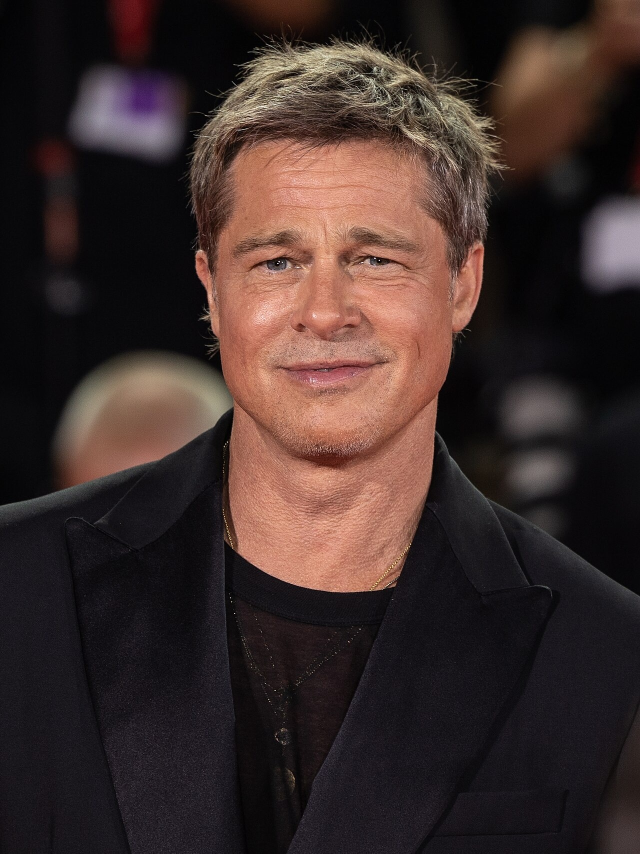
#> input picture step5_new_country/images/man/man_01_brad_pitt.jpg, 1280 x 1707 px (shown at 1/2 size)
$ python -i image_segmentation.py   (imports and definitions only)
#> lines starting #> are read from the running program, lines starting #| are printed output that depends on the picture; after the words box and inside, x2 and y2 are one past the last pixel; in counts of white or black regions, pixels touching at a corner belong together
"""
Image Segmentation and Exclusion Pipeline for Product Color Analysis.
Excludes:
- People faces and skin
- Background colors around main person/subject
- People bags and peripheral accessories
- People shoes and lower limbs
- Animals, cars, artifacts
Extracts garment colors and determines if the product is colored.
"""

import cv2
import numpy as np
from PIL import Image
from sklearn.cluster import KMeans

# Load Haar cascade face detectors from OpenCV
CASCADE_PATH = cv2.data.haarcascades
FACE_FRONTAL = cv2.CascadeClassifier(CASCADE_PATH + "haarcascade_frontalface_default.xml")
FACE_PROFILE = cv2.CascadeClassifier(CASCADE_PATH + "haarcascade_profileface.xml")

def detect_face_mask(image_bgr: np.ndarray) -> np.ndarray:
    """
    Detects faces using Haar Cascades and returns a binary mask of face/head regions to exclude.
    Mask: 255 = Exclude, 0 = Keep.
    """
    h, w = image_bgr.shape[:2]
    mask = np.zeros((h, w), dtype=np.uint8)
    gray = cv2.cvtColor(image_bgr, cv2.COLOR_BGR2GRAY)

    # Detect frontal faces
    faces = FACE_FRONTAL.detectMultiScale(gray, scaleFactor=1.1, minNeighbors=4, minSize=(25, 25))
    for (x, y, fw, fh) in faces:
        # Expand slightly to cover hair and neck
        y_start = max(0, int(y - fh * 0.2))
        y_end = min(h, int(y + fh * 1.3))
        x_start = max(0, int(x - fw * 0.15))
        x_end = min(w, int(x + fw * 1.15))
        mask[y_start:y_end, x_start:x_end] = 255

    # Detect profile faces
    profiles = FACE_PROFILE.detectMultiScale(gray, scaleFactor=1.1, minNeighbors=4, minSize=(25, 25))
    for (x, y, fw, fh) in profiles:
        y_start = max(0, int(y - fh * 0.2))
        y_end = min(h, int(y + fh * 1.3))
        x_start = max(0, int(x - fw * 0.15))
        x_end = min(w, int(x + fw * 1.15))
        mask[y_start:y_end, x_start:x_end] = 255

    return mask

def detect_skin_mask(image_bgr: np.ndarray) -> np.ndarray:
    """
    Detects exposed skin areas (arms, legs, face, neck) in YCrCb and HSV color spaces.
    Mask: 255 = Exclude, 0 = Keep.
    """
    # YCrCb skin thresholding
    ycrcb = cv2.cvtColor(image_bgr, cv2.COLOR_BGR2YCrCb)
    lower_ycrcb = np.array([0, 133, 77], dtype=np.uint8)
    upper_ycrcb = np.array([255, 173, 127], dtype=np.uint8)
    skin_ycrcb = cv2.inRange(ycrcb, lower_ycrcb, upper_ycrcb)

    # HSV skin thresholding
    hsv = cv2.cvtColor(image_bgr, cv2.COLOR_BGR2HSV)
    lower_hsv = np.array([0, 38, 50], dtype=np.uint8)
    upper_hsv = np.array([25, 180, 255], dtype=np.uint8)
    skin_hsv = cv2.inRange(hsv, lower_hsv, upper_hsv)

    # Combined skin mask
    skin_mask = cv2.bitwise_and(skin_ycrcb, skin_hsv)

    # Morphological cleaning
    kernel = cv2.getStructuringElement(cv2.MORPH_ELLIPSE, (5, 5))
    skin_mask = cv2.morphologyEx(skin_mask, cv2.MORPH_OPEN, kernel)
    return skin_mask

def segment_foreground(image_bgr: np.ndarray) -> np.ndarray:
    """
    Segments the main foreground subject from white/light neutral studio background.
    Mask: 255 = Foreground, 0 = Background.
    """
    h, w = image_bgr.shape[:2]
    gray = cv2.cvtColor(image_bgr, cv2.COLOR_BGR2GRAY)

    # Estimate background color from the 4 corners
    corners = np.concatenate([
        image_bgr[0:15, 0:15].reshape(-1, 3),
        image_bgr[0:15, w-15:w].reshape(-1, 3),
        image_bgr[h-15:h, 0:15].reshape(-1, 3),
        image_bgr[h-15:h, w-15:w].reshape(-1, 3)
    ])
    bg_color = np.median(corners, axis=0) # [B, G, R]

    # Color distance from background
    diff = np.linalg.norm(image_bgr.astype(np.float32) - bg_color.astype(np.float32), axis=2)

    # Threshold distance
    fg_mask = (diff > 22).astype(np.uint8) * 255

    # Fill holes and smooth
    kernel = cv2.getStructuringElement(cv2.MORPH_ELLIPSE, (7, 7))
    fg_mask = cv2.morphologyEx(fg_mask, cv2.MORPH_CLOSE, kernel, iterations=2)
    fg_mask = cv2.morphologyEx(fg_mask, cv2.MORPH_OPEN, kernel, iterations=1)

    return fg_mask

def get_garment_mask(image_bgr: np.ndarray, category_name: str = "") -> np.ndarray:
    """
    Generates an isolated mask for the main garment by excluding:
    - Background around the person
    - Face, head, and exposed skin
    - Shoes (bottom 15% in full-body shots)
    - Peripheral bags/accessories
    """
    h, w = image_bgr.shape[:2]
    cat_lower = str(category_name).lower()

    # 1. Foreground segmentation
    fg_mask = segment_foreground(image_bgr)

    # 2. Face and skin exclusion
    face_mask = detect_face_mask(image_bgr)
    skin_mask = detect_skin_mask(image_bgr)

    # If the item is jewelry/watches/shoes itself, do not over-mask skin/shoes
    is_jewelry_or_accessory = any(kw in cat_lower for kw in ['watch', 'earring', 'necklace', 'ring', 'bracelet', 'sunglass'])
    is_footwear = any(kw in cat_lower for kw in ['shoe', 'boot', 'sneaker', 'sandal', 'heel', 'espadrille', 'slides'])
    is_bag = any(kw in cat_lower for kw in ['bag', 'backpack', 'wallet', 'suitcase'])

    garment_mask = fg_mask.copy()

    if not is_jewelry_or_accessory and not is_footwear and not is_bag:
        # Exclude face and exposed skin
        garment_mask = cv2.bitwise_and(garment_mask, cv2.bitwise_not(face_mask))
        garment_mask = cv2.bitwise_and(garment_mask, cv2.bitwise_not(skin_mask))

        # Exclude shoes/feet (bottom 15% when full person is present)
        if h > 150:
            shoe_exclusion_zone = int(h * 0.86)
            garment_mask[shoe_exclusion_zone:h, :] = 0

            # Exclude extreme top 8% (hair/headwear) if full height
            head_exclusion_zone = int(h * 0.08)
            garment_mask[0:head_exclusion_zone, :] = 0

    # Ensure at least some foreground pixels remain
    if np.sum(garment_mask > 0) < (h * w * 0.01):
        garment_mask = fg_mask # Fallback to general foreground

    return garment_mask

def rgb_to_color_name(r: int, g: int, b: int) -> tuple[str, bool]:
    """
    Classifies an RGB color into a human-readable name and determines if it is chromatic ('is_colored').
    """
    # Convert RGB to HSV
    bgr_pixel = np.uint8([[[b, g, r]]])
    hsv_pixel = cv2.cvtColor(bgr_pixel, cv2.COLOR_BGR2HSV)[0][0]
    hue, sat, val = int(hsv_pixel[0]) * 2, float(hsv_pixel[1]) / 255.0, float(hsv_pixel[2]) / 255.0

    # Monochrome / Neutral conditions
    if val < 0.15:
        return "Black", False
    if val > 0.88 and sat < 0.12:
        return "White", False
    if sat < 0.15:
        return "Grey", False
    if sat < 0.28 and 0.40 < val < 0.88 and (25 <= hue <= 50):
        return "Beige/Khaki", False

    # Chromatic colors
    is_colored = True
    if hue < 15 or hue >= 345:
        color_name = "Red" if sat > 0.4 else "Pink"
    elif 15 <= hue < 42:
        color_name = "Orange" if val > 0.4 else "Brown"
    elif 42 <= hue < 68:
        color_name = "Yellow"
    elif 68 <= hue < 165:
        color_name = "Green"
    elif 165 <= hue < 200:
        color_name = "Cyan/Turquoise"
    elif 200 <= hue < 255:
        color_name = "Navy Blue" if val < 0.55 else "Blue"
    elif 255 <= hue < 295:
        color_name = "Purple"
    elif 295 <= hue < 345:
        color_name = "Pink/Magenta"
    else:
        color_name = "Multicolor"

    return color_name, is_colored

def extract_dominant_colors(image_path: str, category_name: str = "", n_clusters: int = 4) -> dict:
    """
    Extracts dominant garment colors after applying face, background, and accessory exclusions.

    Returns:
        dict: {
            'is_colored': bool,
            'dominant_color': str,
            'color_palette': list of hex colors,
            'avg_saturation': float,
            'avg_brightness': float
        }
    """
#> called with category_name = '', n_clusters = 4
    img_bgr = cv2.imread(image_path)
#> img_bgr is the input picture: shape (1707, 1280, 3); mean B, G, R 42.7, 45.4, 61.4
    if img_bgr is None:
        return {
            "is_colored": False,
            "dominant_color": "Unknown",
            "color_palette": ["#000000"],
            "avg_saturation": 0.0,
            "avg_brightness": 0.0
        }

    mask = get_garment_mask(img_bgr, category_name=category_name)
#> in segment_foreground, `gray = cv2.cvtColor(image_bgr, cv2.COLOR_BGR2GRAY)`:
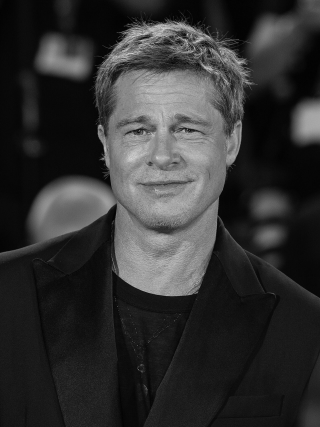
#> gray: shape (1707, 1280) (shown at 1/4 size); min 0, max 254, mean 49.8
#> in segment_foreground, `corners = np.concatenate([ image_bgr[0:15, 0:15].reshape(-1, 3), image..`: corners = 900 rows, first 8: [10, 10, 10], [10, 10, 10], [10, 10, 10], [8, 8, 8], [7, 7, 7], [7, 7, 7], [7, 7, 7], [8, 8, 8]
#> in segment_foreground, `bg_color = np.median(corners, axis=0)`: bg_color = [34.5, 33.5, 41.5]
#> in segment_foreground, `diff = np.linalg.norm(image_bgr.astype(np.float32) - bg_color.astype(n..`:
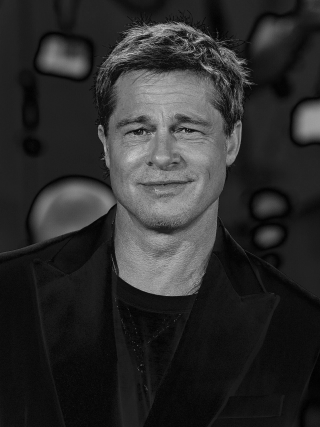
#> diff: shape (1707, 1280) float32 (shown at 1/4 size); min 0.866, max 377.9, mean 67.1; drawn with min black and max white
#> in segment_foreground, `fg_mask = (diff > 22).astype(np.uint8) * 255`:
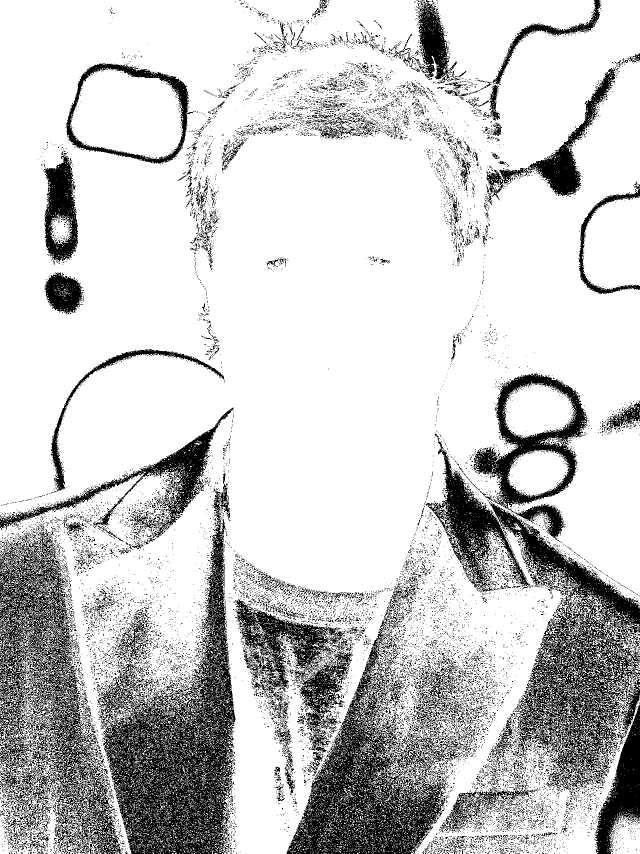
#> fg_mask: shape (1707, 1280) (shown at 1/2 size); 79.8% white; 15184 black regions (14500 under 20 px), largest, box (x1, y1, x2, y2) and area: (194, 1026, 471, 1707) 67758, (978, 1003, 1280, 1580) 52730, (0, 1058, 245, 1707) 50666
#> in segment_foreground, `fg_mask = cv2.morphologyEx(fg_mask, cv2.MORPH_CLOSE, kernel, iteration..`:
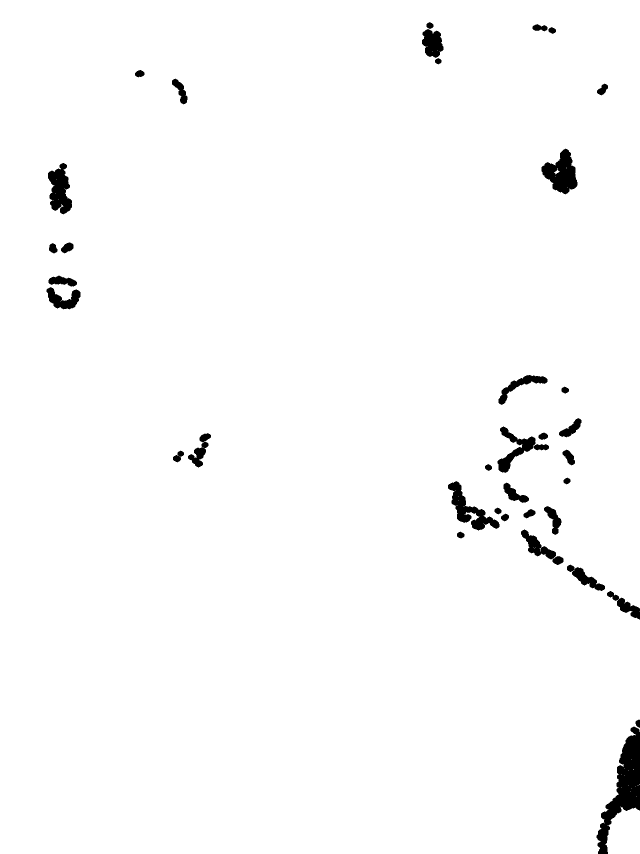
#> fg_mask: shape (1707, 1280) (shown at 1/2 size); 98.2% white; 37 black regions, largest, box (x1, y1, x2, y2) and area: (1193, 1453, 1280, 1707) 8435, (1083, 297, 1155, 389) 3728, (896, 962, 999, 1061) 3326
#> in detect_face_mask, `faces = FACE_FRONTAL.detectMultiScale(gray, scaleFactor=1.1, minNeighb..`: faces = [[373, 287, 576, 576]]
#> the loop in detect_face_mask, `for (x, y, fw, fh) in faces:` made 1 pass
#> (x, y, fw, fh, y_start, y_end, x_start, x_end) on pass 1: (373, 287, 576, 576, 171, 1035, 286, 1035)
#> after the loop in detect_face_mask, `for (x, y, fw, fh) in faces:`:
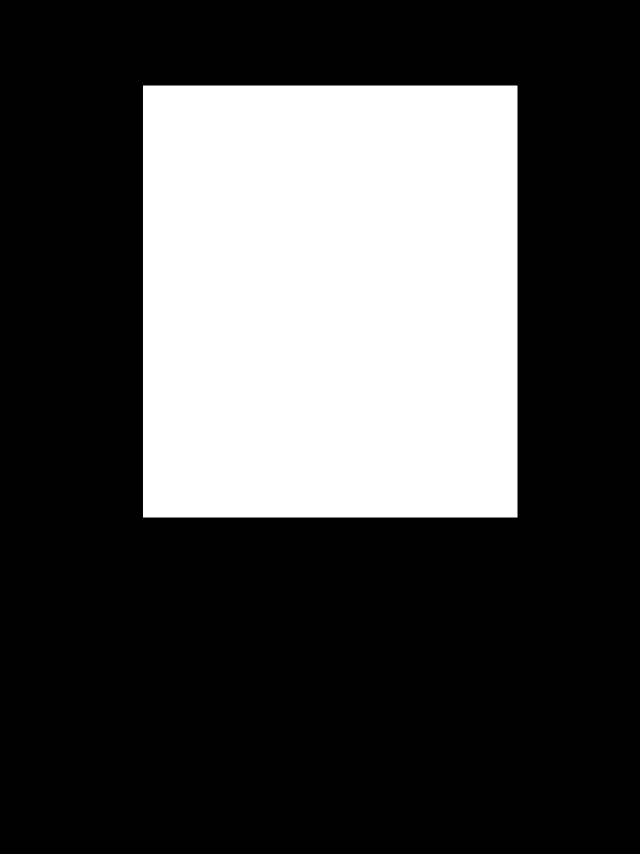
#> mask: shape (1707, 1280) (shown at 1/2 size); 29.6% white; 1 white region, box (x1, y1, x2, y2) and area: (286, 171, 1035, 1035) 647136
#> in detect_face_mask, `profiles = FACE_PROFILE.detectMultiScale(gray, scaleFactor=1.1, minNei..`: profiles = ()
#> in detect_skin_mask, `skin_mask = cv2.morphologyEx(skin_mask, cv2.MORPH_OPEN, kernel)`:
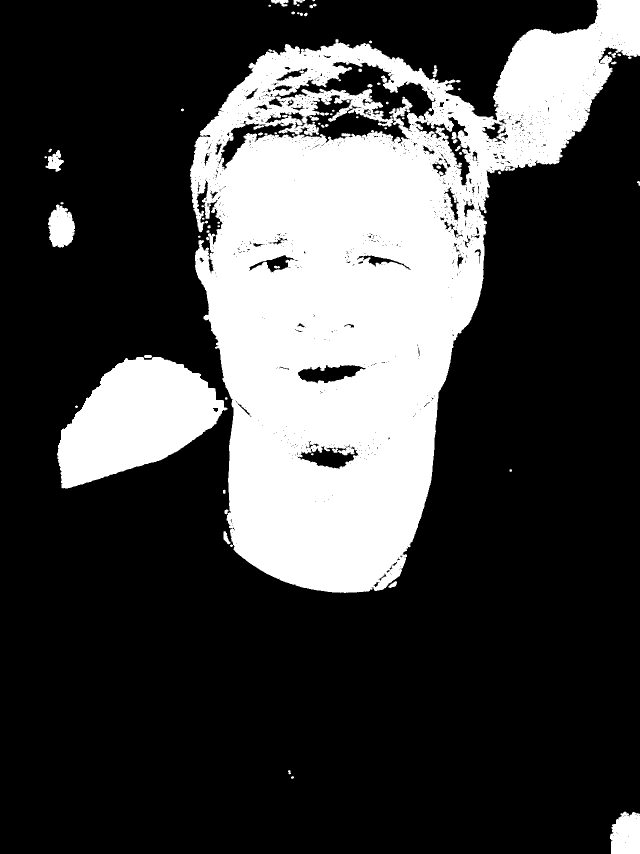
#> skin_mask: shape (1707, 1280) (shown at 1/2 size); 26.5% white; 75 white regions (20 under 20 px), largest, box (x1, y1, x2, y2) and area: (380, 0, 1280, 1186) 512452, (114, 710, 455, 977) 54457, (1220, 1623, 1280, 1707) 4306
#> in get_garment_mask, `garment_mask[0:head_exclusion_zone, :] = 0`:
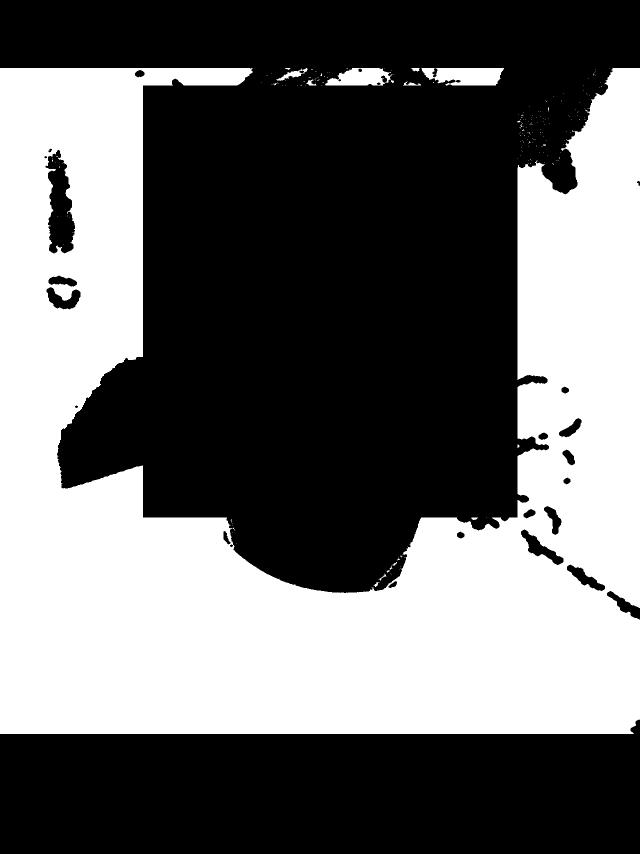
#> garment_mask: shape (1707, 1280) (shown at 1/2 size); 42.1% white; 209 white regions (195 under 20 px), largest, box (x1, y1, x2, y2) and area: (0, 136, 1280, 1468) 909618, (842, 136, 1008, 171) 4588, (650, 136, 784, 171) 3281
    garment_pixels_bgr = img_bgr[mask > 0]

    if len(garment_pixels_bgr) < 20:
        garment_pixels_bgr = img_bgr.reshape(-1, 3)

    # Convert to RGB
    garment_pixels_rgb = garment_pixels_bgr[:, [2, 1, 0]]

    # Sample for speed if large
    if len(garment_pixels_rgb) > 5000:
        indices = np.random.choice(len(garment_pixels_rgb), 5000, replace=False)
#> indices = 5000 values, max 918908 at index 2540, min 61 at index 2692, mean 457045
        sample_pixels = garment_pixels_rgb[indices]
    else:
        sample_pixels = garment_pixels_rgb

    # Run KMeans to find top color clusters
    k = min(n_clusters, len(sample_pixels))
#> k = 4
    kmeans = KMeans(n_clusters=k, random_state=42, n_init=3)
    kmeans.fit(sample_pixels)

    centers = kmeans.cluster_centers_.astype(int)
#> centers = [[27, 23, 28], [140, 130, 142], [77, 69, 76], [11, 9, 12]]
    labels = kmeans.labels_
#> labels = 5000 values, max 3 at index 1, min 0 at index 0, mean 1.62
    counts = np.bincount(labels, minlength=k)
#> counts = [2129, 114, 292, 2465]
    order = np.argsort(counts)[::-1]
#> order = [3, 0, 2, 1]

    palette_hex = []
    primary_color_name = "Unknown"
    is_colored = False
    has_chromatic_cluster = False

    for idx in order:
        r, g, b = centers[idx]
        hex_code = f"#{r:02x}{g:02x}{b:02x}"
        palette_hex.append(hex_code)

        c_name, c_colored = rgb_to_color_name(r, g, b)
        cluster_weight = counts[idx] / len(labels)

        if idx == order[0]:
            primary_color_name = c_name
            if c_colored:
                is_colored = True

        # If a significant cluster (>20%) is chromatic, mark as colored
        if c_colored and cluster_weight >= 0.20:
            has_chromatic_cluster = True
#> this loop made 4 passes
#> (idx, r, g, b, hex_code, bgr_pixel in rgb_to_color_name, hsv_pixel in rgb_to_color_name, hue in rgb_to_color_name) on pass 1: (3, 11, 9, 12, '#0b090c', [[12, 9, 11]], [140, 64, 12], 280)
#> after the loop, palette_hex = ['#0b090c', '#1b171c', '#4d454c', '#8c828e']

    if has_chromatic_cluster:
        is_colored = True

    # Calculate average saturation and brightness of garment pixels
    hsv_pixels = cv2.cvtColor(np.uint8([garment_pixels_bgr]), cv2.COLOR_BGR2HSV)[0]
    avg_sat = float(np.mean(hsv_pixels[:, 1]) / 255.0)
#> avg_sat = 0.217
    avg_val = float(np.mean(hsv_pixels[:, 2]) / 255.0)
#> avg_val = 0.107

    if avg_sat > 0.22 and not (avg_val < 0.15 or avg_val > 0.92):
        is_colored = True

    return {
        "is_colored": bool(is_colored),
        "dominant_color": primary_color_name,
        "color_palette": palette_hex,
        "avg_saturation": round(avg_sat, 4),
        "avg_brightness": round(avg_val, 4)
    }

>>> result = extract_dominant_colors('../step5_new_country/images/man/man_01_brad_pitt.jpg')
#> result = {'is_colored': False, 'dominant_color': 'Black', 'color_palette': ['#0b090c', '#1b171c', '#4d454c', '#8c828e'], 'avg_saturation': 0.217, 'avg_brightness': 0.107}
